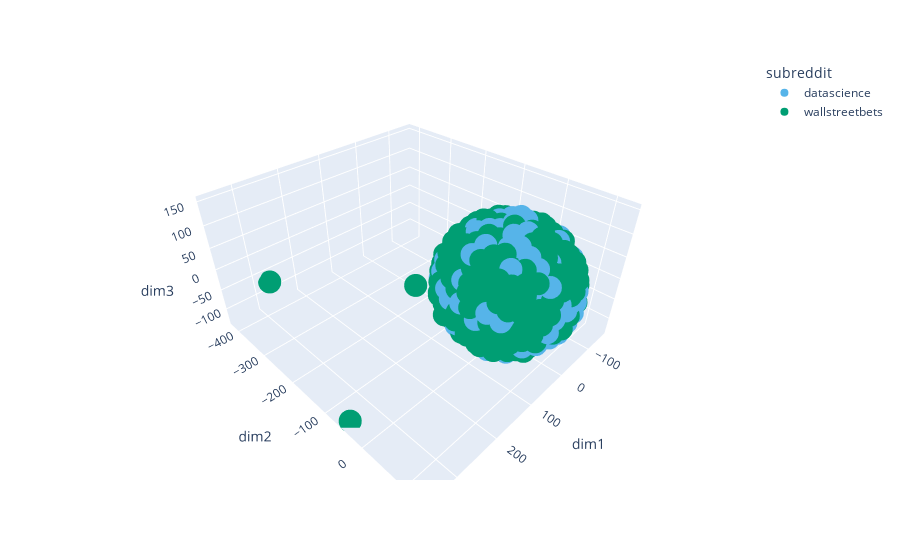

Notebook code cell kept with this figure:
### Markdown cell above
Another example of an outlier.

### Code cell
tsne_viz_index(df, 3, stop='english')

### Figure 1 — Plotly figure (JSON) as saved in the notebook; plotly's stock layout.template omitted (floating-point values rounded to 4 significant figures; data arrays with more than 128 entries replaced by an {"elided": "..."} marker saying what was removed)
{"data": [{"customdata": {"elided": "860x1 int values"}, "hovertemplate": "subreddit=datascience<br>dim1=%{x}<br>dim2=%{y}<br>dim3=%{z}<br>index=%{customdata[0]}<extra></extra>", "legendgroup": "datascience", "marker": {"color": "#56B4E9", "symbol": "circle"}, "mode": "markers", "name": "datascience", "scene": "scene", "showlegend": true, "type": "scatter3d", "x": {"elided": "860 float values"}, "y": {"elided": "860 float values"}, "z": {"elided": "860 float values"}}, {"customdata": {"elided": "717x1 int values"}, "hovertemplate": "subreddit=wallstreetbets<br>dim1=%{x}<br>dim2=%{y}<br>dim3=%{z}<br>index=%{customdata[0]}<extra></extra>", "legendgroup": "wallstreetbets", "marker": {"color": "#009E73", "symbol": "circle"}, "mode": "markers", "name": "wallstreetbets", "scene": "scene", "showlegend": true, "type": "scatter3d", "x": {"elided": "717 float values"}, "y": {"elided": "717 float values"}, "z": {"elided": "717 float values"}}], "layout": {"legend": {"title": {"text": "subreddit"}, "tracegroupgap": 0}, "margin": {"t": 60}, "scene": {"domain": {"x": [0, 1], "y": [0, 1]}, "xaxis": {"title": {"text": "dim1"}}, "yaxis": {"title": {"text": "dim2"}}, "zaxis": {"title": {"text": "dim3"}}}}}
